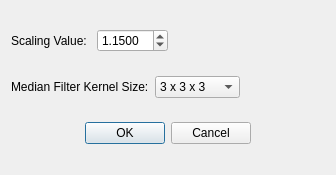
<?xml version="1.0" encoding="UTF-8"?>
<ui version="4.0">
 <class>MedianFilterAndScallingProperties</class>
 <widget class="QDialog" name="MedianFilterAndScallingProperties">
  <property name="geometry">
   <rect>
    <x>0</x>
    <y>0</y>
    <width>336</width>
    <height>175</height>
   </rect>
  </property>
  <property name="windowTitle">
   <string>Dialog</string>
  </property>
  <layout class="QVBoxLayout" name="verticalLayout">
   <item>
    <layout class="QHBoxLayout" name="horizontalLayout_2">
     <item>
      <widget class="QLabel" name="label_3">
       <property name="text">
        <string>Scaling Value: </string>
       </property>
      </widget>
     </item>
     <item>
      <widget class="QDoubleSpinBox" name="scalingValueSb">
       <property name="decimals">
        <number>4</number>
       </property>
       <property name="minimum">
        <double>1.000000000000000</double>
       </property>
       <property name="maximum">
        <double>10.000000000000000</double>
       </property>
       <property name="singleStep">
        <double>0.050000000000000</double>
       </property>
       <property name="value">
        <double>1.150000000000000</double>
       </property>
      </widget>
     </item>
     <item>
      <spacer name="horizontalSpacer_2">
       <property name="orientation">
        <enum>Qt::Horizontal</enum>
       </property>
       <property name="sizeHint" stdset="0">
        <size>
         <width>40</width>
         <height>20</height>
        </size>
       </property>
      </spacer>
     </item>
    </layout>
   </item>
   <item>
    <layout class="QHBoxLayout" name="horizontalLayout">
     <item>
      <widget class="QLabel" name="label">
       <property name="text">
        <string>Median Filter Kernel Size:</string>
       </property>
      </widget>
     </item>
     <item>
      <widget class="QComboBox" name="kernelSizeCb">
       <property name="sizePolicy">
        <sizepolicy hsizetype="Expanding" vsizetype="Fixed">
         <horstretch>0</horstretch>
         <verstretch>0</verstretch>
        </sizepolicy>
       </property>
       <item>
        <property name="text">
         <string>3 x 3 x 3</string>
        </property>
       </item>
       <item>
        <property name="text">
         <string>5 x 5 x 5</string>
        </property>
       </item>
       <item>
        <property name="text">
         <string>7 x 7 x 7</string>
        </property>
       </item>
      </widget>
     </item>
     <item>
      <spacer name="horizontalSpacer">
       <property name="orientation">
        <enum>Qt::Horizontal</enum>
       </property>
       <property name="sizeHint" stdset="0">
        <size>
         <width>40</width>
         <height>20</height>
        </size>
       </property>
      </spacer>
     </item>
    </layout>
   </item>
   <item>
    <layout class="QHBoxLayout" name="horizontalLayout_3">
     <item>
      <spacer name="horizontalSpacer_3">
       <property name="orientation">
        <enum>Qt::Horizontal</enum>
       </property>
       <property name="sizeHint" stdset="0">
        <size>
         <width>40</width>
         <height>20</height>
        </size>
       </property>
      </spacer>
     </item>
     <item>
      <widget class="QPushButton" name="pushButton_2">
       <property name="sizePolicy">
        <sizepolicy hsizetype="Fixed" vsizetype="Fixed">
         <horstretch>0</horstretch>
         <verstretch>0</verstretch>
        </sizepolicy>
       </property>
       <property name="text">
        <string>OK</string>
       </property>
      </widget>
     </item>
     <item>
      <widget class="QPushButton" name="pushButton">
       <property name="sizePolicy">
        <sizepolicy hsizetype="Fixed" vsizetype="Fixed">
         <horstretch>0</horstretch>
         <verstretch>0</verstretch>
        </sizepolicy>
       </property>
       <property name="text">
        <string>Cancel</string>
       </property>
      </widget>
     </item>
     <item>
      <spacer name="horizontalSpacer_4">
       <property name="orientation">
        <enum>Qt::Horizontal</enum>
       </property>
       <property name="sizeHint" stdset="0">
        <size>
         <width>40</width>
         <height>20</height>
        </size>
       </property>
      </spacer>
     </item>
    </layout>
   </item>
  </layout>
 </widget>
 <resources/>
 <connections/>
</ui>
